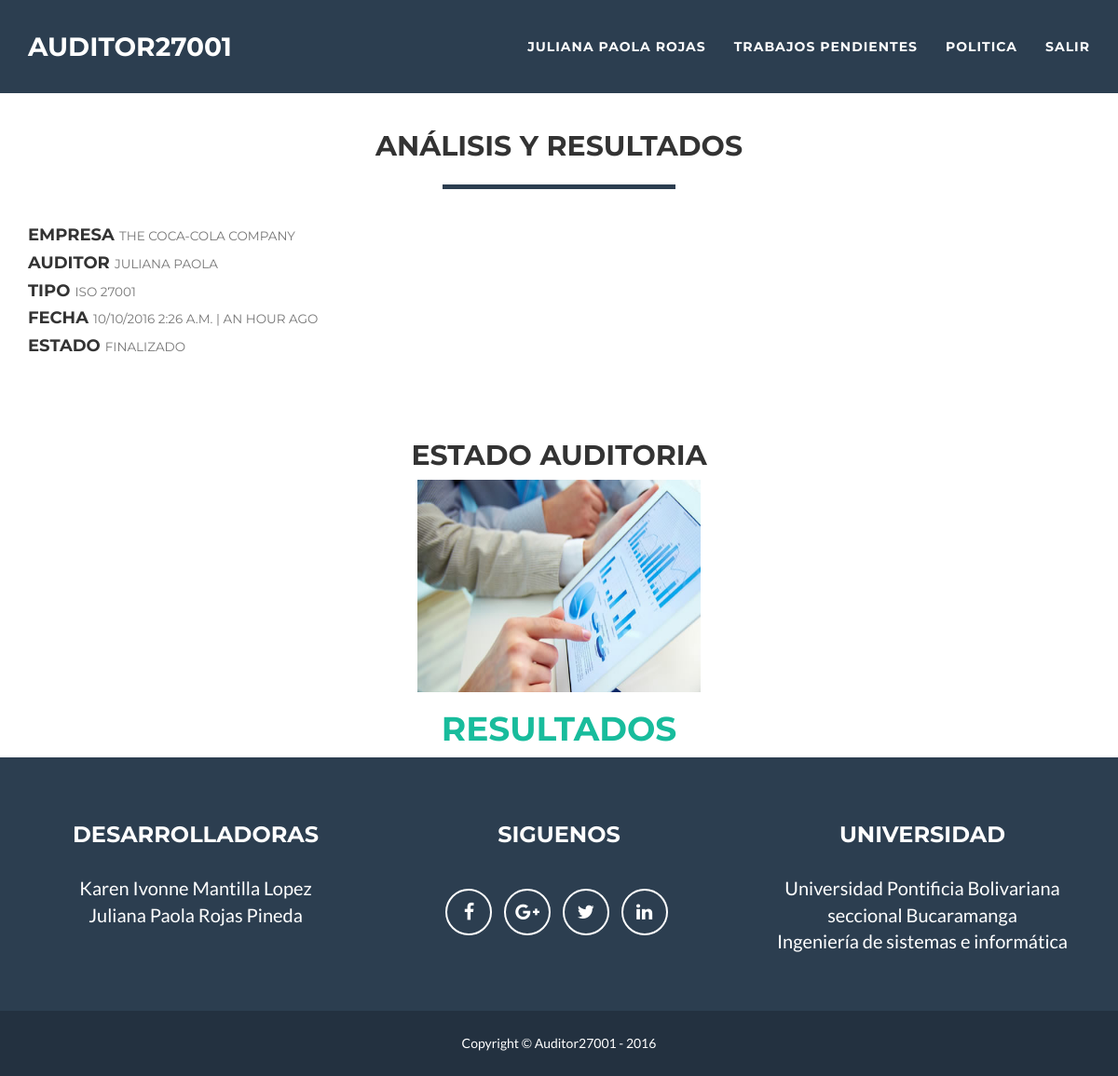
Screenshot of /muro/ver/16/ (signed in) with the database file from the repository.
### muro/models.py (models this page shows, shortened)
class Trabajo(models.Model):
	empresa = models.ForeignKey(User, related_name='usuario_empresa', on_delete=models.CASCADE)
	auditor = models.ForeignKey(User, related_name='usuario_auditor', null=True, blank=True, on_delete=models.CASCADE)
	evaluacion = models.ForeignKey(Evaluacion, related_name='evaluacion', null=True, blank=True)
	preparacion = models.ForeignKey(Evaluacion, related_name='preparacion', null=True, blank=True)
	creacion = models.DateTimeField(auto_now_add=True)
	inicio = models.DateTimeField(null=True, blank=True)
	estado = models.ForeignKey('Estado')
	def getNombreEmpresa(self):
		return self.empresa.first_name
	def getNombreAuditor(self):
		if(self.auditor == None):
			return 'En espera...';
		return self.auditor.first_name
	def getUrlDescarga(self):
		return reverse("muro:descargar", kwargs={"id": self.id})

class Estado(models.Model):
	titulo = models.CharField(max_length=120, unique=True)

### evaluacion/models.py (models this page shows, shortened)
class Evaluacion(models.Model):
	creacion = models.DateTimeField(auto_now_add=True)
	actualizacion = models.DateTimeField(auto_now=True)
	certificacion = models.ForeignKey(Certificacion)
	def getNombre(self):
		return self.certificacion.nombre
	def getFecha(self):
		return formats.date_format(self.creacion, "SHORT_DATETIME_FORMAT")

### certificacion/models.py (models this page shows, shortened)
class Certificacion(models.Model):
	nombre = models.CharField(max_length=300, null=True, blank=True)
	tipo = models.ForeignKey('Tipo')
	preparacion = models.ForeignKey('self')

### muro/views.py (the view)
# urls.py: url(r'^(?P<id>\d+)/(?P<formulario>\d+)/$', ver, name="ver"),
def ver(request, id):
	usuario = request.user
	if not usuario.is_authenticated():
		return redirect('raiz:inicio')
	trabajo = Trabajo.objects.get(id=id)
	datos = {
		'trabajo': trabajo,
		'perfil': usuario.perfil.getTipo()
	}
	return render(request, 'trabajo.html', datos)

### usuario/models.py (called while the page is built)
	def getTipo(self):
		return self.tipo.titulo

### muro/templates/trabajo.html (shortened to what this page needs)
{% extends "layout.html" %}
{% load static %}
{% load humanize %}
{% block body %}
<br><br><br><br><br><br>
<div class="row">
    <div class="col-lg-12 text-center">
        <h2>Análisis y resultados</h2>
        <hr class="star-primary">
    </div>
</div>
<h4>Empresa <small>{{ trabajo.getNombreEmpresa }}</small></h4>
<h4>Auditor <small>{{ trabajo.getNombreAuditor }}</small></h4>
<h4>Tipo <small>{{ trabajo.evaluacion.getNombre }}</small></h4>
<h4>Fecha <small>{{ trabajo.evaluacion.getFecha }} | {{ trabajo.evaluacion.creacion|naturaltime }}</small></h4>
<h4>Estado <small>{{ trabajo.estado.titulo }}</small></h4>
<br><br><br>
<div class="row">
    <div class="col-lg-12 text-center">
        <h2>Estado auditoria</h2>
    </div>
</div>
<div class="row" align="center">
            {% if trabajo.estado.titulo == 'Finalizado' %}
            <div class="row" align="center">
                <a href="{{ trabajo.getUrlDescarga }}" class="portfolio-link" data-toggle="modal">
                    <img align="center" style="width:304px;height:228px;" src="{% static 'img/portfolio/circus.png' %}" class="img-responsive" alt="">
                    <H1 align="center"> Resultados </h1>
                    </a>
                </div>
                {% endif %}
            </div>
{% endblock body %}

### templates/layout.html (shortened to what this page needs)
{% load static %}
<!DOCTYPE html>
<html lang="es">
<head>
	<link href="{% static 'vendor/bootstrap/css/bootstrap.min.css' %}" rel="stylesheet">
	<link href="{% static 'css/freelancer.css' %}" rel="stylesheet">
	<link href="{% static 'vendor/font-awesome/css/font-awesome.min.css' %}" rel="stylesheet" type="text/css">
</head>
<body id="page-top" class="index">
	<nav id="mainNav" class="navbar navbar-default navbar-fixed-top navbar-custom">
		<div class="container">
			<div class="navbar-header page-scroll">
				<a class="navbar-brand" href="#page-top">Auditor27001</a>
			</div>
			<div class="collapse navbar-collapse" id="bs-example-navbar-collapse-1">
				<ul class="nav navbar-nav navbar-right">
					{% if user.is_authenticated %}
					<li>
						<a href="{% url 'usuario:inicio' %}">{{ user.first_name }} {{ user.last_name }}</a>
					</li>
					{% if user.perfil.getTipo == 'Auditor' %}
					<li>
						<a href="{% url 'muro:lista' %}">Trabajos pendientes</a>
					</li>
					{% endif %}
{% if user.perfil.getTipo == 'Auditor' %}
					<li>
						<a href="">Politica</a>
					</li>
{% endif %}
					<li>
						<a href="{% url 'usuario:salir_post' %}">Salir</a>
					</li>
					{% else %}
					<li>
						<a href="{% url 'usuario:ingresar' %}">Ingresar</a>
					</li>
					{% endif %}
				</ul>
			</div>
		</div>
	</nav>
<div class='container' style="margin-top: 0px; margin-bottom: 0px;">
	{% block body %}
	{% endblock body %}
</div>
	<footer class="text-center">
		<div class="footer-above">
			<div class="container">
				<div class="row">
					<div class="footer-col col-md-4">
						<h3>Desarrolladoras</h3>
						<p>Karen Ivonne Mantilla Lopez
							<br>Juliana Paola Rojas Pineda </p>
						</div>
						<div class="footer-col col-md-4">
							<h3>Siguenos</h3>
							<ul class="list-inline">
								<li>
									<a href="https://www.facebook.com/" class="btn-social btn-outline"><i class="fa fa-fw fa-facebook"></i></a>
								</li>
								<li>
									<a href="https://www.google.com" class="btn-social btn-outline"><i class="fa fa-fw fa-google-plus"></i></a>
								</li>
								<li>
									<a href="https://twitter.com" class="btn-social btn-outline"><i class="fa fa-fw fa-twitter"></i></a>
								</li>
								<li>
									<a href="https://co.linkedin.com/in/juliana-paola-rojas-pineda-180709128" class="btn-social btn-outline"><i class="fa fa-fw fa-linkedin"></i></a>
								</li>
							</ul>
						</div>
						<div class="footer-col col-md-4">
							<h3>Universidad</h3>
							<p>Universidad Pontificia Bolivariana <br> seccional Bucaramanga <br> Ingeniería de sistemas e informática
							</div>
						</div>
					</div>
				</div>
				<div class="footer-below">
					<div class="container">
						<div class="row">
							<div class="col-lg-12">
								Copyright &copy; Auditor27001 - 2016
							</div>
						</div>
					</div>
				</div>
			</footer>
		</body>
		</html>

### static/css/freelancer.css (style rules this page uses)
body { font-family: 'Lato', 'Helvetica Neue', Helvetica, Arial, sans-serif; overflow-x: hidden; }
p { font-size: 20px; }
a, a:hover, a:focus, a:active, a.active { color: #18BC9C; outline: none; }
h1, h2, h3, h4, h5, h6 { font-family: "Montserrat", "Helvetica Neue", Helvetica, Arial, sans-serif; text-transform: uppercase; font-weight: 700; }
hr.star-light, hr.star-primary { padding: 0; border: none; border-top: solid 5px; text-align: center; max-width: 250px; margin: 25px auto 30px; }
hr.star-light:after, hr.star-primary:after { content: "\f005"; font-family: FontAwesome; display: inline-block; position: relative; top: -0.8em; font-size: 2em; padding: 0 0.25em; }
hr.star-primary { border-color: #2C3E50; }
hr.star-primary:after { background-color: white; color: #2C3E50; }
.navbar-custom { background: #2C3E50; font-family: "Montserrat", "Helvetica Neue", Helvetica, Arial, sans-serif; text-transform: uppercase; font-weight: 700; border: none; }
.navbar-custom .navbar-brand { color: white; }
.navbar-custom .navbar-nav { letter-spacing: 1px; }
.navbar-custom .navbar-nav li a { color: white; }
@media (min-width: 768px) { .navbar-custom { padding: 25px 0; -webkit-transition: padding 0.3s; -moz-transition: padding 0.3s; transition: padding 0.3s; } }
@media (min-width: 768px) { .navbar-custom .navbar-brand { font-size: 2em; -webkit-transition: all 0.3s; -moz-transition: all 0.3s; transition: all 0.3s; } }
footer { color: white; }
footer h3 { margin-bottom: 30px; }
footer .footer-above { padding-top: 50px; background-color: #2C3E50; }
footer .footer-col { margin-bottom: 50px; }
footer .footer-below { padding: 25px 0; background-color: #233140; }
.btn-outline { color: white; font-size: 20px; border: solid 2px white; background: transparent; transition: all 0.3s ease-in-out; margin-top: 15px; }
.btn-social { display: inline-block; height: 50px; width: 50px; border: 2px solid white; border-radius: 100%; text-align: center; font-size: 20px; line-height: 45px; }

### rows the page displays
Trabajo: getNombreEmpresa "THE COCA-COLA COMPANY", getNombreAuditor "JULIANA PAOLA", evaluacion.getNombre "ISO 27001", evaluacion.getFecha "10/10/2016 2:26 A.M.", evaluacion.creacion "AN HOUR AGO", estado.titulo "FINALIZADO"

### other values shown
{{ user.first_name }} "JULIANA PAOLA"
{{ user.last_name }} "ROJAS"
